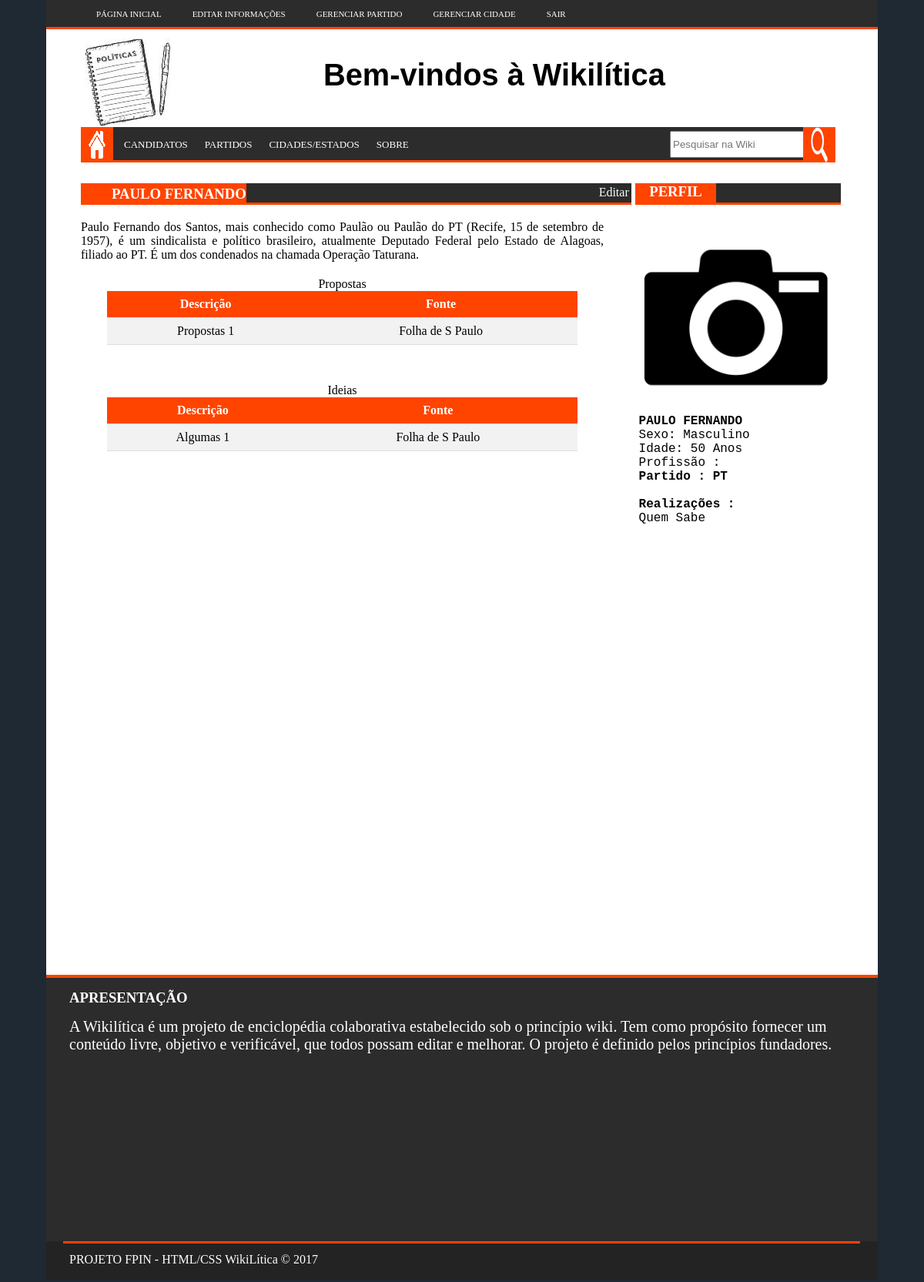
/candidato.php?cand_id=3, run on the app's committed database.
### tables this page shows
CREATE TABLE `candidato` (
  `cand_id` int(11) NOT NULL,
  `cand_name` varchar(100) NOT NULL,
  `cand_sex` int(11) DEFAULT NULL,
  `cand_age` varchar(20) NOT NULL,
  `cand_job` varchar(100) DEFAULT NULL,
  `cand_part` varchar(100) DEFAULT NULL,
  `cand_work` mediumtext,
  `cand_hist` mediumtext NOT NULL,
  `cand_prop` varchar(200) NOT NULL,
  `cand_idea` varchar(200) DEFAULT NULL,
  `cand_source` varchar(300) NOT NULL,
  `cand_city` varchar(60) NOT NULL,
  `cand_pict` longblob NOT NULL
);

### candidato.php (the view, shortened to what this page needs)
<?php
	include ('conf.php');
	$cand_id = $_GET['cand_id'];
	$select = "SELECT * FROM candidato WHERE cand_id = $cand_id";
	$sql = mysqli_query($connection, $select);
	while($line = mysqli_fetch_array($sql)){
		$cand_id = $line['cand_id'];
		$cand_name = $line['cand_name'];
		$cand_sex = $line['cand_sex'];
		$cand_age = $line['cand_age'];
		$cand_part = $line['cand_part'];
		$cand_work = $line['cand_work'];
		$cand_hist = $line['cand_hist'];
	};
?>
<html>
	<head>
		<link rel="stylesheet" type="text/css" href="css/style.css">
		<link rel="stylesheet" type="text/css" href="css/styleCandidato_ok.css">
	</head>
	<body>
		<section id="tudo">
			<section id="geral">
				<header>
					<?php include ('menu.php'); ?>
					<div id="logo">
						<a href="usuariologado.php" > <img src="image/logotipo.png" class="logo"> </a>
					</div>
					<div id="ad">
						<h1 id="titulo">Bem-vindos à Wikilítica</h1>
					</div>
					<nav id="barra1">
						<a href="usuariologado.php" class="item3"> <img src="image/home.png" class="home"> </a>
						<a href="candidatos.php" class="item2">CANDIDATOS</a>
						<a href="partidos.php" class="item2">PARTIDOS</a>
						<a href="cidadeestado.php" class="item2">CIDADES/ESTADOS</a>
						<a href="sobre.php" class="item2">SOBRE</a>
						<a href="" class="item2"></a>
						<a href="" class="item2"></a>
						<a href="" class="item2"></a>
						<a href="" class="item2"></a>
						<form name="" method="" action="">
							<input type="search" name="search" placeholder="Pesquisar na Wiki" title="Pesquisar" id="pesqInput" tabindex="1" autocomplete="off">
							<input type="image" src="image/lupa.png" width="42px" height="46px" class="item4" onClick="this.form.submit()">
						</form>
				    </nav>
				</header>
				<section id="meio">
					<section id="esquerda">
						<nav id="barra2">
							 <h3 class="recent" > <?php echo $cand_name ?></h3>
						</nav>
						<nav id="barra3"> <a href="#myBtn3" class="edit" id="myBtn3">Editar</a> </nav>
						<article id="artigo1">
								<div class="textocand"> <p> <?php echo $cand_hist ?> </p>
								</div>
								<div class="tabela">
								<table class="tabela" id="tabela_candidato">
									<caption>Propostas</caption>
									<tr>
										<th> Descrição </th>
										<th> Fonte </th>
									</tr>
									<?php
										$select2 = "SELECT cand_prop, cand_source, cand_idea FROM candidato WHERE cand_id = $cand_id";
										$sql2 = mysqli_query($connection, $select2);
										$count = 0;
										while($line2 = mysqli_fetch_array($sql2)){
											$cand_prop = $line2['cand_prop'];
											$cand_source = $line2['cand_source'];
										$propostas = explode(",", $cand_prop);
										$fontes = explode(",", $cand_source);
										if(isset($propostas)){
										echo "<tr>
												<td> $propostas[$count] </td>
												<td> $fontes[$count] </td>
											  </tr>";
										$count++;
											}
										}
									?>
								</table>
								<table class="tabela" id="tabela_candidato">
									<caption>Ideias</caption>
									<tr>
										<th> Descrição </th>
										<th> Fonte </th>
									</tr>
									<?php
										$select2 = "SELECT cand_prop, cand_source, cand_idea FROM candidato WHERE cand_id = $cand_id";
											$sql2 = mysqli_query($connection, $select2);
											$count = 0;
											while($line2 = mysqli_fetch_array($sql2)){
												$cand_source = $line2['cand_source'];
												$cand_idea = $line2['cand_idea'];
											$fontes = explode(",", $cand_source);
											$ideias = explode(",", $cand_idea);
											if(isset($ideias)){
											echo "<tr>
													<td> $ideias[$count] </td>
													<td> $fontes[$count] </td>
												  </tr>";
												$count++;
												}
											}
									?>
								</table>
								</div>
						</article>
					</section>
					<section id="direita">
						<nav id="barra4">
							<h3 class="perfil"> PERFIL </h3>
						</nav>
						<nav id="barra5"> </nav>
						<img src="image/camera.png" width="70%" class="perfil" >
						<div id="face">
							<pre class="info"> <b><?php echo $cand_name ?></b><br /> <?php if($cand_sex == 1)echo 'Sexo: Masculino';else 'Sexo: Feminino'; ?> <br /> Idade: <?php echo $cand_age ?> <br /> Profissão : <?php echo $cand_job ?> <b><br /> Partido : <?php echo $cand_part ?></b><br/><b><br /> Realizações :</b><br/> <?php echo $cand_work ?> </pre>
					    </div>
					</section>
				</section>
			</section>
			<footer>
				<h3 class="txt1">APRESENTAÇÃO</h3>
				<div class="about">
					A Wikilítica é um projeto de enciclopédia colaborativa
					estabelecido sob o princípio wiki.
					Tem como propósito fornecer um conteúdo livre, objetivo e verificável​​,
					que todos possam editar e melhorar.
					O projeto é definido pelos princípios fundadores.
				</div>
				<div id="rodape">
					<div class ="txt2">
						PROJETO FPIN - HTML/CSS WikiLítica © 2017
					</div>
					<div class="borda">
					</div>
				</div>
			</footer>
		</section>
	</body>
</html>

### css/style.css (style rules this page uses)
* { margin: 0 auto; }
body { background-color: #1e2934; }
#tudo { width:1080px; height: 1000px; margin: 0 auto; background:none; }
#geral { width:1080px; min-height: 1250px; float:left; background:white; }
header { float:left; width: 1080px; height: 35px; background:#2c2c2c; border-bottom: 3px solid #ff4400; margin:0 0 0 0; }
#logo { float:left; width:150px; height:58px; margin:15px 0 0 50px; }
#ad { float: right; width:728px; height: 90px; margin:20px 42px 0 0; font-family: sans-serif; font-size: 34px; }
#titulo { float: left; margin: 20px 50px; }
a.item2 { float: left; min-width: 33px; min-height: 15px; font-size : 13px; text-decoration : none; color:#ffffff; margin: 15px 8px 0px 14px; }
a.item3 { float: left; }
input.item4 { float: right; margin: 0px -215px 0 0; }
#pesqInput { float: right; margin: 5px 0px; height: 35px; }
#barra1 { float: left; width: 950px; height: 43px; background: #2c2c2c; margin: 20px 26px 30px 45px; border-bottom : 3px solid #ff4400; }
#barra2 { float: left; min-width: 200px; height: 28px; background: #ff4400; text-align: center; margin: 200px 0 0 45px; }
h3.recent { color: #ffffff; margin: 3px 0px 0px 40px; text-decoration: none; font-family : 'Oswald'; }
#barra3 { float: left; min-width: 500px; height: 25px; background: #2c2c2c; text-align : center; margin: 200px 0 0 0px; border-bottom : 3px solid #ff4400; }
#direita { background: none; height: 1000px; width: 360px; float: right; margin: -184.5px 0 0 0; }
#barra4 { float: left; min-width: 105px; height: 28px; background: #ff4400; text-align : center; margin:-27.5px 0 0 45px; }
#barra5 { float: left; min-width: 162px; height: 25px; background: #2c2c2c; text-align : center; margin: -27.5px 0 0 0px; border-bottom : 3px solid #ff4400; }
.recent { float: left; color: #ffffff; margin: 5px 0 0 11.5px; text-decoration: none; font-family : 'Oswald'; text-align : center; }
#artigo1 { float: left; width: 679px; height: 184px; background: none; margin: 0 0 0 45px; }
footer { display: block; float:left; width: 1080px; height: 342px; border-top: 4px solid #ff4400; background: #2c2c2c; font-family: 'Oswald'; }
h3.txt1 { color:#ffffff; float: left; margin : 15px 0px 0px 30px; font-family : 'Oswald'; }
#rodape { width: 1080; height: 50px; background: #232323; margin: 342px 0 0 0; }
.borda { width : 1035; height: 50px; background: none; margin: 342px 0px 0 22px; border-top: 3px solid #ff4000; }
.txt2 { float: left; margin: 15px 0 0px 30px; color: #ffffff; font-family : 'Oswald'; }
table { width: 90%; border-collapse: collapse; }
td { padding: 8px; text-align: center; border-bottom: 1px solid #ddd; }
th { padding: 8px; text-align: center; border-bottom: 1px solid #ddd; }
tr:nth-child(even) { background-color: #f2f2f2 }
tr:nth-child(1) { background-color: #ff4400; color: #ffffff; }
div.about { color:#ffffff; float: left; margin : 15px 0px 0px 30px; font-family : 'Oswald'; font-size: 20px; }
a:link { text-decoration:none; }
a:link:not(.item2):not(.item):not(.edit) { color: inherit; }
div.tabela { margin: 0px 0px 0px 0px; }
img.perfil { margin: 20px 0 0 50px; }
div.textocand { float: left; margin: 20px 0px 20px 0px; text-align: justify; }

### css/styleCandidato_ok.css (style rules this page uses)
.edit { float: right; margin: 3px; color: #F2FFF2; }
.perfil { color: #ffffff; text-decoration: none; font-family : 'Oswald'; text-align: center; }
.info { float: left; margin : 0px 0px 30px 40px; font-size: 16px; }
#tabela_candidato { margin-top: 50px; }

### data on the page
candidato: cand_name "PAULO FERNANDO", cand_hist "Paulo Fernando dos Santos, mais conhecido como Paulão ou Paulão do PT (Recife, 15 de setembro de 1957), é um sindicalista e político brasileiro, atualmente Deputado Federal pelo Estado de Alagoas, filiado ao PT. É um dos condenados na chamada Operação Taturana.", cand_prop "Propostas 1", cand_source "Folha de S Paulo", cand_idea "Algumas 1", cand_age "50 Anos", cand_part "PT", cand_work "Quem Sabe"
